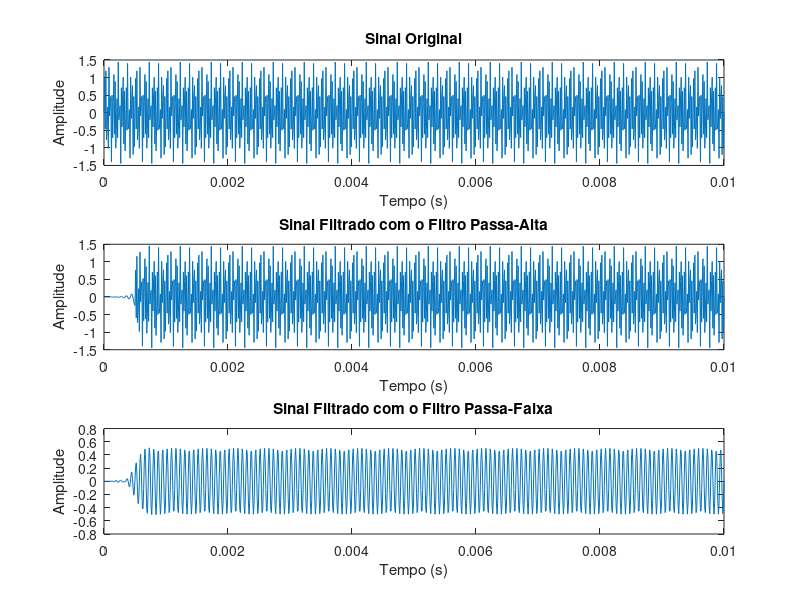
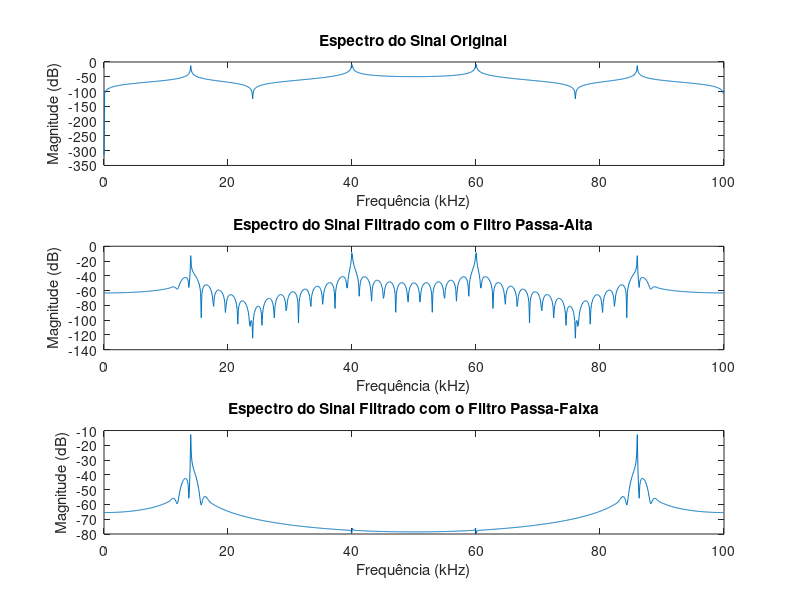

These charts were generated, in order, by the following MATLAB code:
% Define as frequências e amplitudes das senoides
f1 = 40e3;
f2 = 14e3;
A1 = 1;
A2 = 0.5;

% Define o tempo de amostragem e o vetor de tempo
fs = 100e3;
t = 0:1/fs:0.01;

% Cria as senoides
s1 = A1*sin(2*pi*f1*t);
s2 = A2*sin(2*pi*f2*t);

% Mistura as senoides
s = s1 + s2;

% Filtra o sinal misturado com o filtro passa-alta projetado em (1)
b1 = fir1(100, 2*12e3/fs, 'high');
sf1 = filter(b1, 1, s);

% Filtra o sinal misturado com o filtro passa-faixa projetado em (2)
b2 = fir1(100, [2*12e3/fs, 2*16e3/fs], 'bandpass');
sf2 = filter(b2, 1, s);

% Plota o sinal original e os sinais filtrados no domínio do tempo
figure;
subplot(3,1,1);
plot(t, s);
title('Sinal Original');
xlabel('Tempo (s)');
ylabel('Amplitude');
subplot(3,1,2);
plot(t, sf1);
title('Sinal Filtrado com o Filtro Passa-Alta');
xlabel('Tempo (s)');
ylabel('Amplitude');
subplot(3,1,3);
plot(t, sf2);
title('Sinal Filtrado com o Filtro Passa-Faixa');
xlabel('Tempo (s)');
ylabel('Amplitude');

% Plota o sinal original e os sinais filtrados no domínio da frequência
n = length(s);
f = (0:n-1)*(fs/n);
sfft = fft(s)/n;
sf1fft = fft(sf1)/n;
sf2fft = fft(sf2)/n;
figure;
subplot(3,1,1);
plot(f/1e3, 20*log10(abs(sfft)));
title('Espectro do Sinal Original');
xlabel('Frequência (kHz)');
ylabel('Magnitude (dB)');
subplot(3,1,2);
plot(f/1e3, 20*log10(abs(sf1fft)));
title('Espectro do Sinal Filtrado com o Filtro Passa-Alta');
xlabel('Frequência (kHz)');
ylabel('Magnitude (dB)');
subplot(3,1,3);
plot(f/1e3, 20*log10(abs(sf2fft)));
title('Espectro do Sinal Filtrado com o Filtro Passa-Faixa');
xlabel('Frequência (kHz)');
ylabel('Magnitude (dB)');

